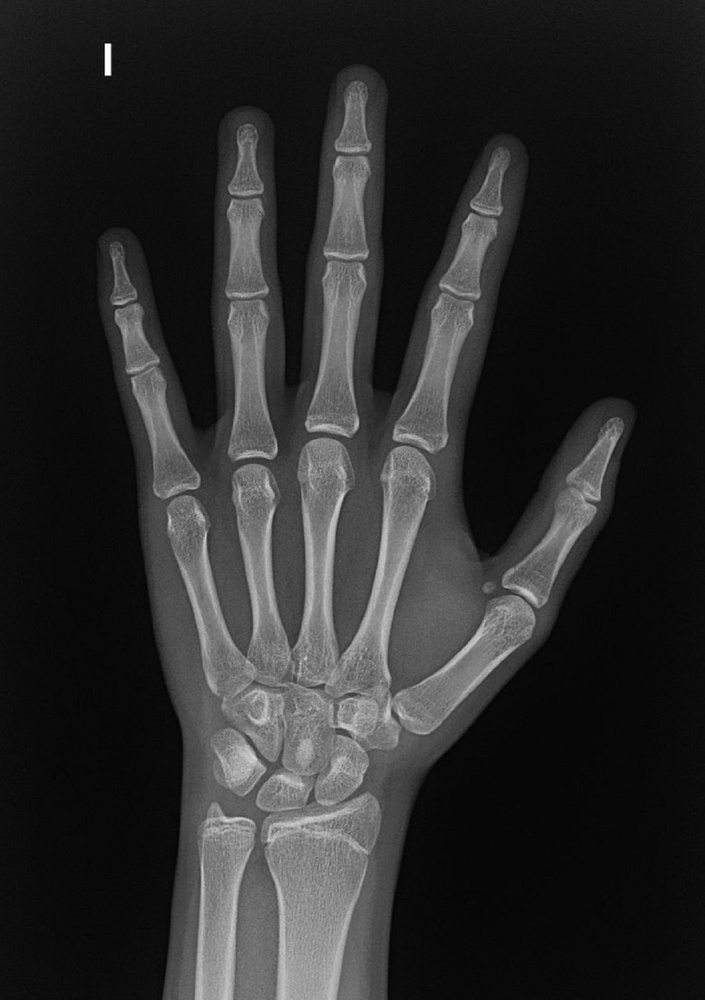
#> input picture data/ejemplo2.jpg, 705 x 1000 px, shrunk from 1139 x 1616 before the run, given in place of ejemplo1.jpg, which was not available
$ python main.py   (older library calls are emulated)
#> lines starting #> are read from the running program, lines starting #| are printed output that depends on the picture; after the words box and inside, x2 and y2 are one past the last pixel; in counts of white or black regions, pixels touching at a corner belong together; pictures that were not available may be replaced by others from this repository, and a replacement may not be noted
### cvtools/color.py
# color.py
import cv2
import numpy as np
import matplotlib.pyplot as plt

def rgb_to_hsv(img):
    return cv2.cvtColor(img, cv2.COLOR_RGB2HSV)

def rgb_to_lab(img):
    return cv2.cvtColor(img, cv2.COLOR_RGB2LAB)

def rgb_to_yuv(img):
    return cv2.cvtColor(img, cv2.COLOR_RGB2YUV)

def histograma_color(img):
    colores = ('b','g','r')
    for i,col in enumerate(colores):
        hist = cv2.calcHist([img],[i],None,[256],[0,256])
        plt.plot(hist, color=col)
    plt.title("Histograma de colores")
    plt.show()

def cuantizacion(img, k):
    Z = img.reshape((-1,3))
    Z = np.float32(Z)
    _, labels, centers = cv2.kmeans(Z, k, None,
                                    (cv2.TERM_CRITERIA_EPS + cv2.TERM_CRITERIA_MAX_ITER, 10, 1.0),
                                    10, cv2.KMEANS_RANDOM_CENTERS)
    centers = np.uint8(centers)
    result = centers[labels.flatten()]
    return result.reshape(img.shape)

def reducir_peso(img, k):
    cuant = cuantizacion(img, k)
    _, buffer = cv2.imencode(".jpg", cuant)
    size_kb = len(buffer) / 1024
    return cuant, size_kb

### cvtools/filters.py
# filters.py
import cv2
import numpy as np

def convolucion(img, kernel):
    return cv2.filter2D(img, -1, kernel)


def sobel_x(img):
    sobelx = cv2.Sobel(img, cv2.CV_64F, 1, 0, ksize=3)
    return cv2.convertScaleAbs(sobelx)  # convierte a uint8 para visualizar


def sobel_y(img):
    sobely = cv2.Sobel(img, cv2.CV_64F, 0, 1, ksize=3)
    return cv2.convertScaleAbs(sobely)


def canny(img, t1=100, t2=200):
    return cv2.Canny(img, t1, t2)


def laplaciano(img):
    lap = cv2.Laplacian(img, cv2.CV_64F)
    return cv2.convertScaleAbs(lap)  # convierte a uint8 para visualizar

### cvtools/camera.py
# camera.py
import numpy as np

def distorsion_radial(puntos, k1=0, k2=0):
    x, y = puntos[:,0], puntos[:,1]
    r2 = x**2 + y**2
    factor = 1 + k1*r2 + k2*(r2**2)
    x_dist = x * factor
    y_dist = y * factor
    return np.column_stack((x_dist, y_dist))


def distorsion_completa(puntos, k1=0, k2=0, k3=0, p1=0, p2=0):
    x, y = puntos[:,0], puntos[:,1]
    r2 = x**2 + y**2

    # Radial
    radial = 1 + k1*r2 + k2*r2**2 + k3*r2**3
    x_radial = x * radial
    y_radial = y * radial

    # Tangencial
    x_tang = 2*p1*x*y + p2*(r2 + 2*x**2)
    y_tang = p1*(r2 + 2*y**2) + 2*p2*x*y

    # Distorsión total
    x_dist = x_radial + x_tang
    y_dist = y_radial + y_tang

    return np.column_stack((x_dist, y_dist))


def longitud_focal(puntos, f):
    x, y, z = puntos[:,0], puntos[:,1], puntos[:,2]
    z = np.where(z == 0, 1e-6, z)
    x_proj = (f * x) / z
    y_proj = (f * y) / z
    return np.column_stack((x_proj, y_proj))

### main.py
import cv2
import numpy as np
import matplotlib.pyplot as plt
from cvtools import camera, color, filters

def demo_camera():
    print("\n--- DEMO CAMERA ---")

    # Grid de puntos 2D
    x = np.linspace(-1, 1, 10)
    y = np.linspace(-1, 1, 10)
    xv, yv = np.meshgrid(x, y)
    puntos_2d = np.column_stack((xv.ravel(), yv.ravel()))

    # Distorsión radial
    dist_radial = camera.distorsion_radial(puntos_2d, k1=0.3, k2=0.05)

    # Distorsión completa
    dist_completa = camera.distorsion_completa(puntos_2d, k1=0.1, k2=0.05, p1=0.1, p2=-0.1)

    # Visualización
    plt.figure(figsize=(12,4))
    plt.subplot(1,2,1)
    plt.scatter(puntos_2d[:,0], puntos_2d[:,1], c="b", label="Original", s=10)
    plt.scatter(dist_radial[:,0], dist_radial[:,1], c="r", label="Radial", s=10)
    plt.legend(); plt.title("Distorsión radial")

    plt.subplot(1,2,2)
    plt.scatter(puntos_2d[:,0], puntos_2d[:,1], c="b", label="Original", s=10)
    plt.scatter(dist_completa[:,0], dist_completa[:,1], c="g", label="Completa", s=10)
    plt.legend(); plt.title("Distorsión completa")
    plt.show()
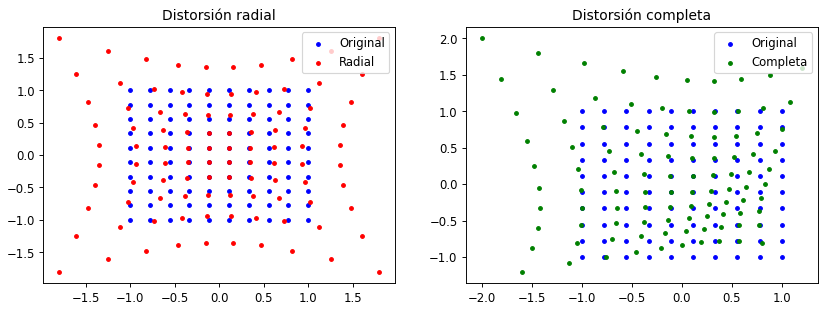
#> figure drawn by matplotlib, 2 panels

    # Proyección con longitud focal
    puntos_3d = np.array([[1,2,5],[2,4,10],[3,1,8]], dtype=float)
    proy = camera.longitud_focal(puntos_3d, f=10)
    print("Proyección con longitud focal:", proy)


def demo_color():
    print("\n--- DEMO COLOR ---")
    img = cv2.imread("data/ejemplo1.jpg")
#> img is the input picture: shape (1000, 705, 3); min 2, max 255, mean 43.4
    img_rgb = cv2.cvtColor(img, cv2.COLOR_BGR2RGB)

    hsv = color.rgb_to_hsv(img_rgb)
#> in rgb_to_hsv, `return cv2.cvtColor(img, cv2.COLOR_RGB2HSV)`: returned value: shape (1000, 705, 3); mean H, S, V 0, 0, 43.4
    lab = color.rgb_to_lab(img_rgb)
#> in rgb_to_lab, `return cv2.cvtColor(img, cv2.COLOR_RGB2LAB)`: returned value: shape (1000, 705, 3); mean of channels 0, 1, 2 44, 128, 128
    yuv = color.rgb_to_yuv(img_rgb)
#> in rgb_to_yuv, `return cv2.cvtColor(img, cv2.COLOR_RGB2YUV)`: returned value: shape (1000, 705, 3); mean of channels 0, 1, 2 43.4, 128, 128

    # Mostrar espacios de color
    plt.figure(figsize=(12,4))
    plt.subplot(1,3,1); plt.imshow(hsv); plt.title("HSV"); plt.axis("off")
    plt.subplot(1,3,2); plt.imshow(lab); plt.title("LAB"); plt.axis("off")
    plt.subplot(1,3,3); plt.imshow(yuv); plt.title("YUV"); plt.axis("off")
    plt.show()
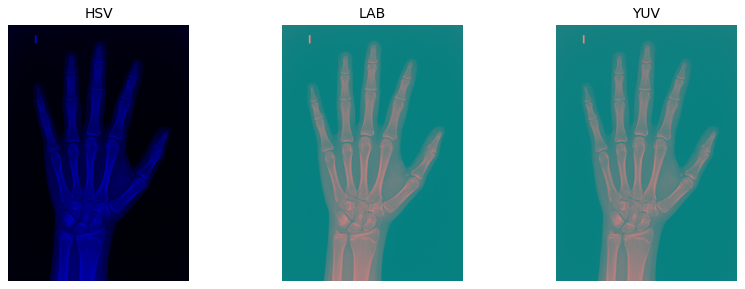
#> figure drawn by matplotlib, 3 panels

    # Histograma
    color.histograma_color(img_rgb)
#> in histograma_color, `plt.show()`:
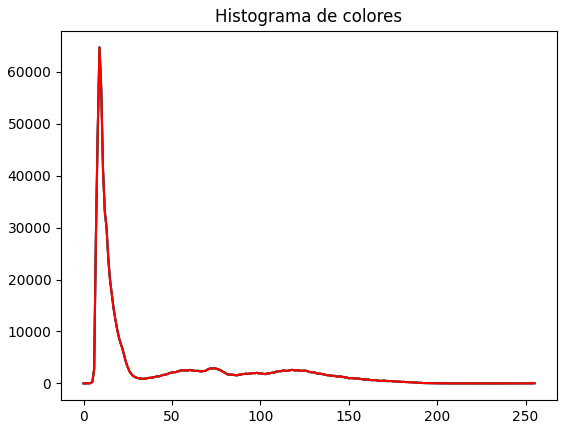
#> figure drawn by matplotlib, 1 panel; curve peaks at x = 9, y = 64700; curve peaks at x = 9, y = 64700; curve peaks at x = 9, y = 64700

    # Cuantización
    cuant = color.cuantizacion(img_rgb, 8)
#> in cuantizacion, `_, labels, centers = cv2.kmeans(Z, k, None, (cv2.TERM_CRITERIA_EPS + c..`: centers = [[110.9, 110.9, 110.9], [169.3, 169.3, 169.3], [137, 137, 137], [80.61, 80.61, 80.61], [10.1, 10.1, 10.1], [57.9, 57.9, 57.9], [37.68, 37.68, 37.68], [18.68, 18.68, 18.68]]
#> in cuantizacion, `centers = np.uint8(centers)`: centers = [[110, 110, 110], [169, 169, 169], [137, 137, 137], [80, 80, 80], [10, 10, 10], [57, 57, 57], [37, 37, 37], [18, 18, 18]]
    plt.imshow(cuant); plt.title("Cuantización a 8 colores"); plt.axis("off")
    plt.show()

    # Reducción de peso
    _, size_kb = color.reducir_peso(img_rgb, 16)
#> in cuantizacion (call 2), `_, labels, centers = cv2.kmeans(Z, k, None, (cv2.TERM_CRITERIA_EPS + c..`: centers = 16 rows, first 8: [75.02, 75.02, 75.02], [55.56, 55.56, 55.56], [37.67, 37.67, 37.67], [123.3, 123.3, 123.3], [21.87, 21.87, 21.87], [5.85, 5.85, 5.85], [99.98, 99.98, 99.98], [9.47, 9.47, 9.47]
#> in cuantizacion (call 2), `centers = np.uint8(centers)`: centers = 16 rows, first 8: [75, 75, 75], [55, 55, 55], [37, 37, 37], [123, 123, 123], [21, 21, 21], [5, 5, 5], [99, 99, 99], [9, 9, 9]
#> in reducir_peso, `size_kb = len(buffer) / 1024`: size_kb = 167.5
#> size_kb = 167.5
    print(f"Tamaño de imagen tras reducción de colores: {size_kb:.2f} KB")
#| Tamaño de imagen tras reducción de colores: 167.52 KB


def demo_filters():
    print("\n--- DEMO FILTERS ---")

    img_gray = cv2.imread("data/ejemplo2.jpg", cv2.IMREAD_GRAYSCALE)
#> img_gray: shape (1000, 705); min 2, max 255, mean 43.4

    sobelx = filters.sobel_x(img_gray)
#> in sobel_x, `sobelx = cv2.Sobel(img, cv2.CV_64F, 1, 0, ksize=3)`:
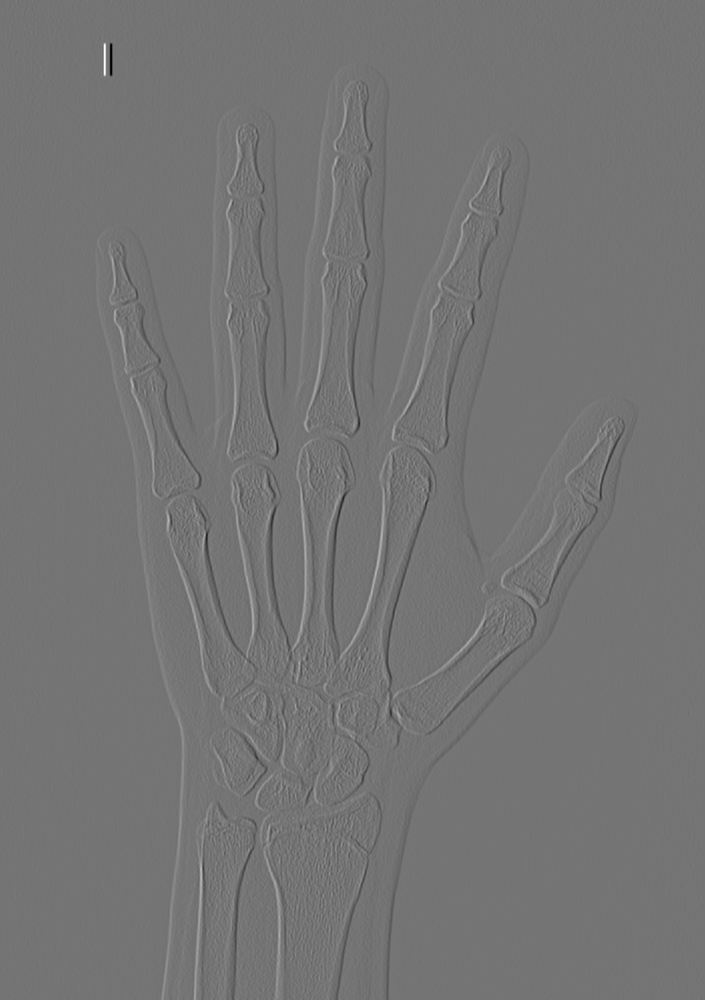
#> sobelx: shape (1000, 705) float64; min -796, max 944, mean 0; drawn with min black and max white
    sobely = filters.sobel_y(img_gray)
    canny_edges = filters.canny(img_gray, 100, 200)
#> in canny, `return cv2.Canny(img, t1, t2)`:
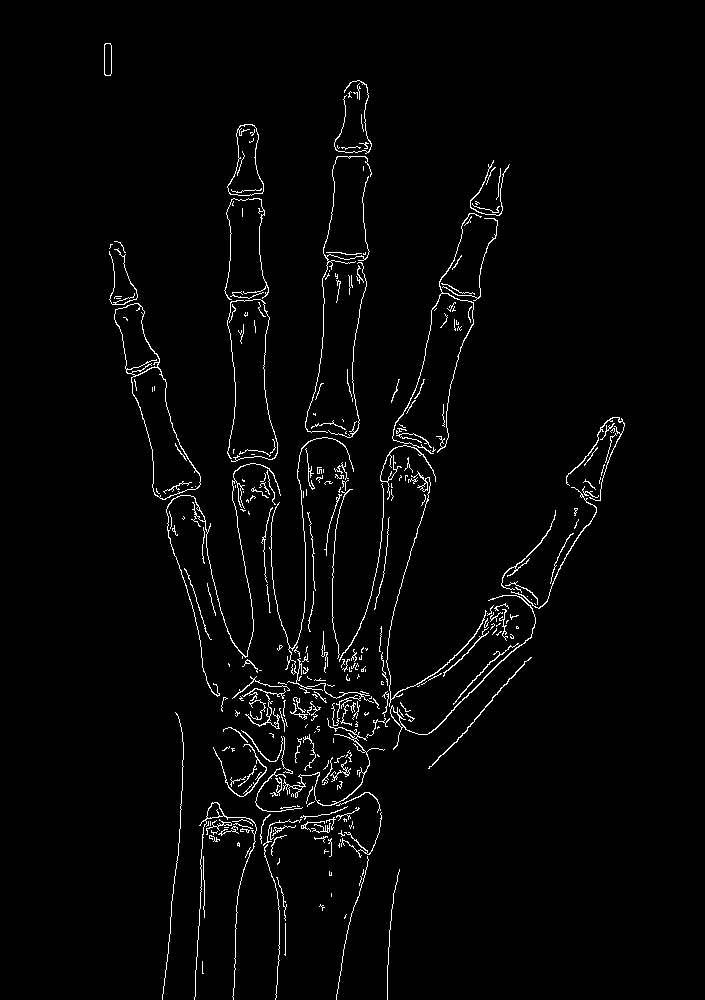
#> returned value: shape (1000, 705); 2.4% white in thin lines or dots, all inside (x1, y1, x2, y2) = (104, 43, 625, 1000)
    lap = filters.laplaciano(img_gray)
#> in laplaciano, `lap = cv2.Laplacian(img, cv2.CV_64F)`:
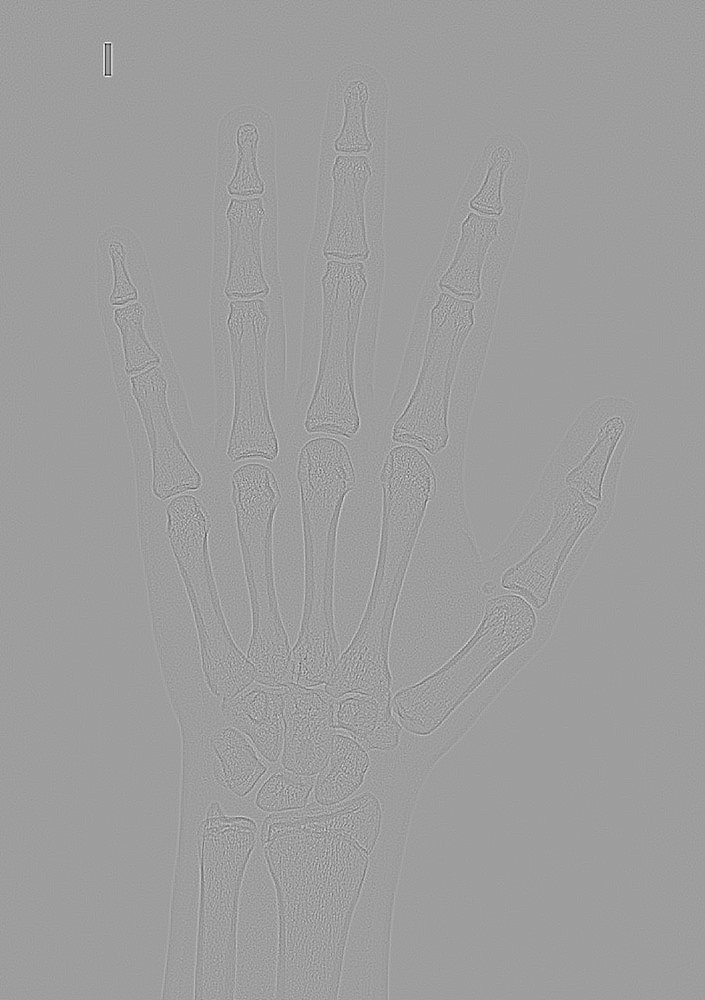
#> lap: shape (1000, 705) float64; min -242, max 149, mean 0; drawn with min black and max white
#> in laplaciano, `return cv2.convertScaleAbs(lap)`:
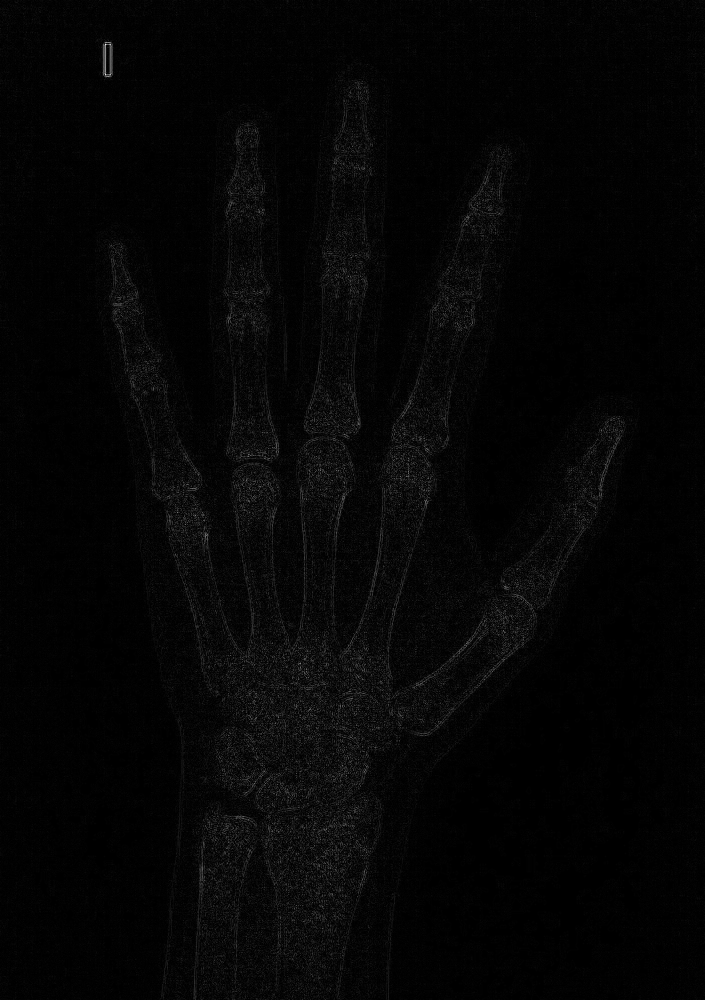
#> returned value: shape (1000, 705); min 0, max 242, mean 5.2

    plt.figure(figsize=(12,6))
    plt.subplot(2,2,1); plt.imshow(sobelx, cmap="gray"); plt.title("Sobel X"); plt.axis("off")
    plt.subplot(2,2,2); plt.imshow(sobely, cmap="gray"); plt.title("Sobel Y"); plt.axis("off")
    plt.subplot(2,2,3); plt.imshow(canny_edges, cmap="gray"); plt.title("Canny"); plt.axis("off")
    plt.subplot(2,2,4); plt.imshow(lap, cmap="gray"); plt.title("Laplaciano"); plt.axis("off")
    plt.show()


if __name__ == "__main__":
    demo_camera()
    demo_color()
    demo_filters()
    print("\nDemostración completa ✅")
